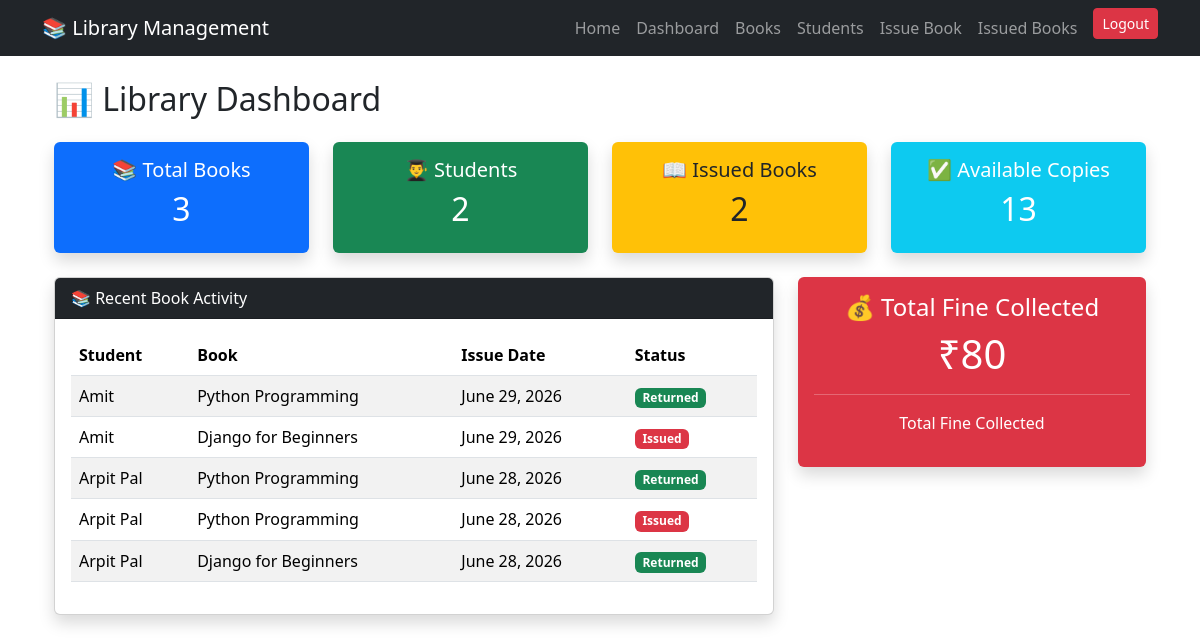
Before: /dashboard/ (signed in) with the older database file.
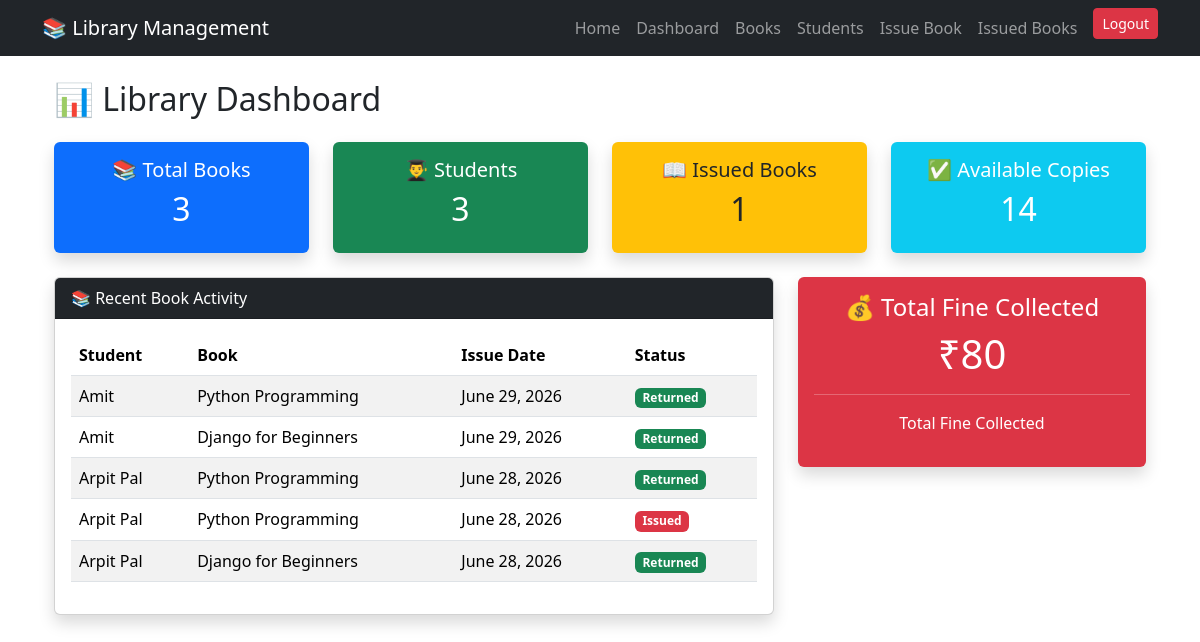
After: the same page with the newer database file.
### library/models.py (models this page shows, shortened)
class IssueBook(models.Model):
    student = models.ForeignKey(Student, on_delete=models.CASCADE)
    book = models.ForeignKey(Book, on_delete=models.CASCADE)
    issue_date = models.DateField(default=timezone.now)
    due_date = models.DateField(null=True, blank=True)
    return_date = models.DateField(null=True, blank=True)
    fine = models.PositiveIntegerField(default=0)
    is_returned = models.BooleanField(default=False)

class Student(models.Model):
    name = models.CharField(max_length=100)
    student_id = models.CharField(max_length=20, unique=True)
    course = models.CharField(max_length=100)
    mobile = models.CharField(max_length=15)

class Book(models.Model):
    title = models.CharField(max_length=200)
    author = models.CharField(max_length=100)
    isbn = models.CharField(max_length=20, unique=True)
    category = models.CharField(max_length=100)
    quantity = models.PositiveIntegerField()
    available = models.PositiveIntegerField()

### library/views.py (the view)
# urls.py: path('dashboard/', views.dashboard, name='dashboard'),
@login_required
def dashboard(request):
    total_books = Book.objects.count()
    total_students = Student.objects.count()
    issued_books = IssueBook.objects.filter(is_returned=False).count()
    available_books = Book.objects.aggregate(total=Sum('available'))['total'] or 0
    total_fine = IssueBook.objects.aggregate(total=Sum('fine'))['total'] or 0
    recent_issues = IssueBook.objects.order_by('-issue_date')[:5]
    context = {
        'total_books': total_books,
        'total_students': total_students,
        'issued_books': issued_books,
        'available_books': available_books,
        'total_fine': total_fine,
        'recent_issues': recent_issues,
    }
    return render(request, 'library/dashboard.html', context)

### library/templates/library/dashboard.html (shortened to what this page needs)
{% extends 'library/base.html' %}
{% block content %}
<div class="container mt-4">
    <h2 class="mb-4">📊 Library Dashboard</h2>
    <div class="row">
        <div class="col-md-3 mb-4">
            <div class="card bg-primary text-white shadow border-0">
                <div class="card-body text-center">
                    <h5>📚 Total Books</h5>
                    <h2>{{ total_books }}</h2>
                </div>
            </div>
        </div>
        <div class="col-md-3 mb-4">
            <div class="card bg-success text-white shadow border-0">
                <div class="card-body text-center">
                    <h5>👨‍🎓 Students</h5>
                    <h2>{{ total_students }}</h2>
                </div>
            </div>
        </div>
        <div class="col-md-3 mb-4">
            <div class="card bg-warning text-dark shadow border-0">
                <div class="card-body text-center">
                    <h5>📖 Issued Books</h5>
                    <h2>{{ issued_books }}</h2>
                </div>
            </div>
        </div>
        <div class="col-md-3 mb-4">
            <div class="card bg-info text-white shadow border-0">
                <div class="card-body text-center">
                    <h5>✅ Available Copies</h5>
                    <h2>{{ available_books }}</h2>
                </div>
            </div>
        </div>
    </div>
    <div class="row">
        <div class="col-lg-8 mb-4">
            <div class="card shadow">
                <div class="card-header bg-dark text-white">
                    📚 Recent Book Activity
                </div>
                <div class="card-body">
                    <table class="table table-striped table-hover">
                        <thead>
                            <tr>
                                <th>Student</th>
                                <th>Book</th>
                                <th>Issue Date</th>
                                <th>Status</th>
                            </tr>
                        </thead>
                        <tbody>
                        {% for issue in recent_issues %}
                            <tr>
                                <td>{{ issue.student.name }}</td>
                                <td>{{ issue.book.title }}</td>
                                <td>{{ issue.issue_date }}</td>
                                <td>
                                    {% if issue.is_returned %}
                                        <span class="badge bg-success">
                                            Returned
                                        </span>
                                    {% else %}
                                        <span class="badge bg-danger">
                                            Issued
                                        </span>
                                    {% endif %}
                                </td>
                            </tr>
                        {% empty %}
                            <tr>
                                <td colspan="4" class="text-center">
                                    No Recent Activity
                                </td>
                            </tr>
                        {% endfor %}
                        </tbody>
                    </table>
                </div>
            </div>
        </div>
        <div class="col-lg-4 mb-4">
            <div class="card bg-danger text-white shadow border-0">
                <div class="card-body text-center">
                    <h4>💰 Total Fine Collected</h4>
                    <h1>₹{{ total_fine }}</h1>
                    <hr>
                    <p>
                        Total Fine Collected
                    </p>
                </div>
            </div>
        </div>
    </div>
</div>
{% endblock %}

Changed rows visible on the page:
changed IssueBook (number 2 of 5 on the later page): is_returned "Issued" → "Returned"
Other visible differences:
{{ total_students }}: "2" → "3"
{{ issued_books }}: "2" → "1"
{{ available_books }}: "13" → "14"
